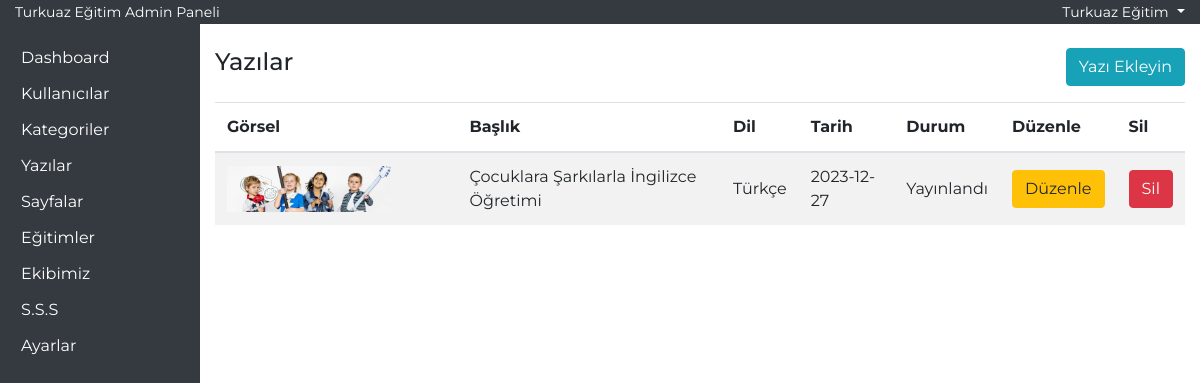
The app's page /admin-yntm/yazilar.php (signed in), older data.
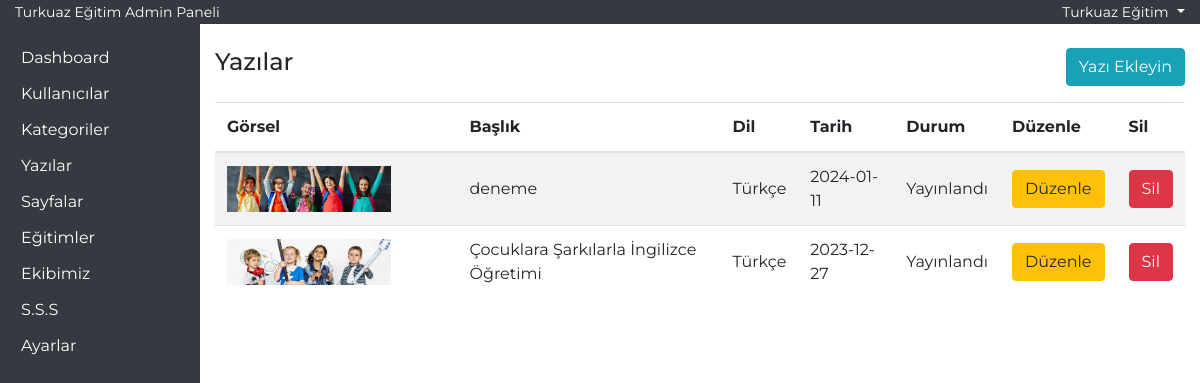
The same page, newer data.
### tables this page shows
CREATE TABLE IF NOT EXISTS `yazilar` (
  `id` int NOT NULL AUTO_INCREMENT,
  `baslik` varchar(150) NOT NULL,
  `blogYazisi` text NOT NULL,
  `meta` text NOT NULL,
  `gorsel` text NOT NULL,
  `alt` text NOT NULL,
  `tarih` varchar(20) NOT NULL,
  `lang` varchar(20) NOT NULL,
  `durum` varchar(20) NOT NULL,
  PRIMARY KEY (`id`)
);

### admin-yntm/yazilar.php (the view, shortened to what this page needs)
<?php
require_once('header.php');
?>
<div class="row">
    <div class="col-md-6">
        <h4>Yazılar</h4>
    </div>
    <div class="col-md-6 text-right">
        <button type="button" class="btn btn-info" data-toggle="modal" data-target="#yaziEkle">
            Yazı Ekleyin
        </button>
    </div>
</div>
<div class="row mt-3">
    <div class="col-12">
        <table class="table table-striped">
            <thead>
                <tr>
                    <th>Görsel</th>
                    <th>Başlık</th>
                    <th>Dil</th>
                    <th>Tarih</th>
                    <th>Durum</th>
                    <th>Düzenle</th>
                    <th>Sil</th>
                </tr>
            </thead>
            <tbody>
                <?php
                $yaziList = $db->prepare('select * from yazilar order by id desc');
                $yaziList->execute();
                if ($yaziList->rowCount()) {
                    foreach ($yaziList as $yaziListSatir) {
                ?>
                        <tr>
                            <td class="w-25"><img src="<?php echo $yaziListSatir['gorsel']; ?>" class="w-75"></td>
                            <td><?php echo $yaziListSatir['baslik']; ?></td>
                            <td><?php echo $yaziListSatir['lang']; ?></td>
                            <td><?php echo $yaziListSatir['tarih']; ?></td>
                            <td><?php echo $yaziListSatir['durum']; ?></td>
                            <td><a href="yazilar.php?updateID=<?php echo $yaziListSatir['id']; ?>" class="btn btn-warning">Düzenle</a></td>
                            <td><a href="yazilar.php?deleteID=<?php echo $yaziListSatir['id']; ?>" class="btn btn-danger">Sil</a></td>
                        </tr>
                <?php
                    }
                }
                ?>
            </tbody>
        </table>
    </div>
</div>
<?php require_once('footer.php'); ?>

### admin-yntm/header.php (shortened to what this page needs)
<!DOCTYPE html>
<html lang="tr">
<head>
    <link rel="stylesheet" href="../css/bootstrap.min.css">
    <link rel="stylesheet" href="../css/style.css">
</head>
<body>
    <section id="topBar" class="bg-dark text-white">
        <div class="container-fluid">
            <div class="row">
                <div class="col-md-6">
                    <small>Turkuaz Eğitim Admin Paneli</small>
                </div>
                <div class="col-md-6 text-right">
                    <div class="dropdown">
                        <a class="dropdown-toggle text-white" href="logout.php" role="button" data-toggle="dropdown" aria-expanded="false">
                            <small><?php echo $_SESSION['user']['adi']; ?></small>
                        </a>
                    </div>
                </div>
            </div>
        </div>
    </section>
    <section id="panel">
        <div class="container-fluid">
            <div class="row">
                <div class="col-md-2 bg-dark" style="min-height: 96.7vh;">
                    <ul class="list-group mt-3">
                        <li class="list-group-item"><a href="dashboard.php">Dashboard</a></li>
                        <li class="list-group-item"><a href="user.php">Kullanıcılar</a></li>
                        <li class="list-group-item"><a href="kategori.php">Kategoriler</a></li>
                        <li class="list-group-item"><a href="yazilar.php">Yazılar</a></li>
                        <li class="list-group-item"><a href="sayfalar.php">Sayfalar</a></li>
                        <li class="list-group-item"><a href="egitimler.php">Eğitimler</a></li>
                        <li class="list-group-item"><a href="ekip.php">Ekibimiz</a></li>
                        <li class="list-group-item"><a href="sss.php">S.S.S</a></li>
                        <li class="list-group-item"><a href="ayarlar.php">Ayarlar</a></li>
                    </ul>
                </div>
                <div class="col-md-10 py-4">

### admin-yntm/footer.php (shortened to what this page needs)
</div>
            </div>
        </div>
    </section>
</body>
</html>

### css/style.css (style rules this page uses)
* { font-family: 'Montserrat', sans-serif; text-decoration: none !important; }
td { vertical-align: middle !important; }
#panel li { background-color: transparent !important; border:0px; padding:6px; }
#panel li a { color: #fff; }

Row changes from the older to the newer data that the page shows:
added yazilar: gorsel (picture), baslik "deneme", lang "Türkçe", tarih "2024-01-11", durum "Yayınlandı"
